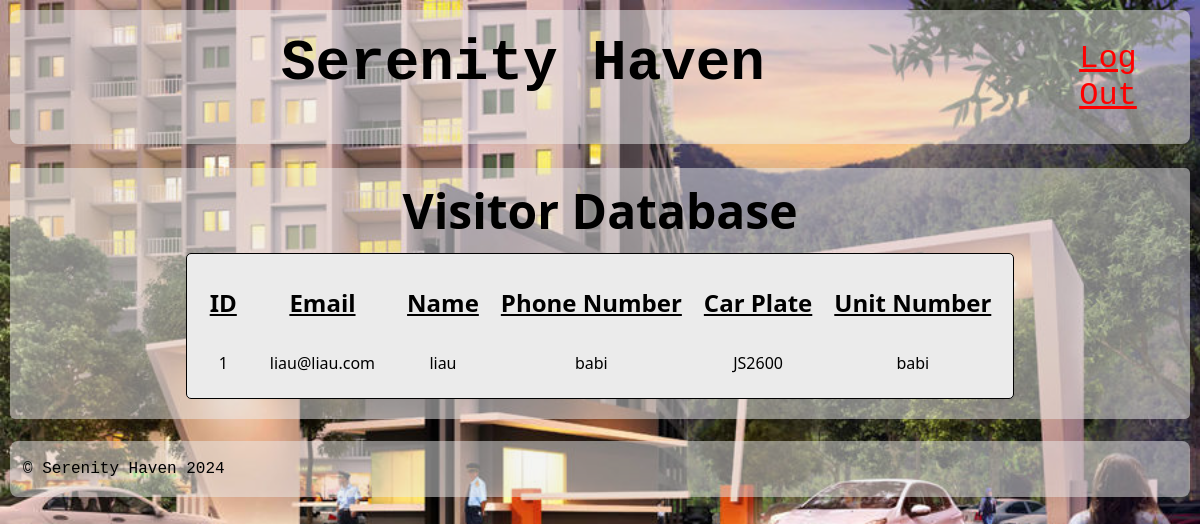
The page /mainpageSecurity.php (signed in) on the database its author committed.
### tables this page shows
CREATE TABLE `visitor` (
  `id` int(11) NOT NULL,
  `email` varchar(255) NOT NULL,
  `name` varchar(255) NOT NULL,
  `noPhone` varchar(12) NOT NULL,
  `carPlate` varchar(10) NOT NULL,
  `noUnit` varchar(10) NOT NULL
);

### mainpageSecurity.php (the view, shortened to what this page needs)
<!DOCTYPE html>
<html lang="en">
<?php
include("session.php");
include("header2.php");
?>
<head>
</head>
<body>
	<div class="visitor">
		<h1>Visitor Database</h1>
		<?php
		$query = "SELECT * FROM visitor";
		$result = mysqli_query($conn, $query) or die(mysql_error());
		if (mysqli_num_rows ($result) > 0)
		{
			echo "<table class='table'>";
			echo "<col>";
			echo "<col>";
			echo "<col>";
			echo "<tr>";
			echo "<th>ID</th>";
			echo "<th>Email</th>";
			echo "<th>Name</th>";
			echo "<th>Phone Number</th>";
			echo "<th>Car Plate</th>";
			echo "<th>Unit Number</th>";
			while ($row = mysqli_fetch_assoc($result))
			{
				echo "<tr>";
				echo "<td>".$row['id']."</td>";
				echo "<td>".$row['email']."</td>";
				echo "<td>".$row['name']."</td>";
				echo "<td>".$row['noPhone']."</td>";
				echo "<td>".$row['carPlate']."</td>";
				echo "<td>".$row['noUnit']."</td>";
				echo "</tr>";
			}
			echo"</table>";
		}
		else{
			echo"<h1><u>No data</u></h1>";
		}
		?>
	</div>
</body>
<?php
include("footer.php");
?>
</html>

### mainpageSecurity.php (style rules this page uses)
body { padding: 10px; font-family: Candara, Calibri, Segoe, Segoe UI, Optima, Arial, sans-serif; margin: 0; background-repeat: no-repeat; background-attachment: fixed; background-size: cover; }
.visitor { background-color: rgba(235, 235, 235, 0.5); padding-bottom: 20px; border-radius: 5px; text-align: center; margin-top: 2%; }
.visitor h1 { font-size: 300%; font-weight: bold; margin-top: 0px; margin-bottom: 0px; padding: 10px 0px; }
.visitor .table { padding: 10px; border: 1px solid black; text-align: center; background-color: rgb(235, 235, 235); margin: auto; border-radius: 5px; }
.visitor .table td { text-align: center; height: 25px; font-size: 100%; padding: 10px 20px; }
.visitor .table th { font-size: 150%; text-align: center; font-weight: bold; text-decoration: underline; padding: 20px 10px; }

### rows shown on the page
visitor: id "1", email "liau@liau.com", name "liau", noPhone "babi", carPlate "JS2600", noUnit "babi"
